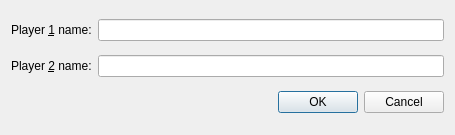
<?xml version="1.0" encoding="UTF-8"?>
<ui version="4.0">
 <class>ConfigurationDialog</class>
 <widget class="QDialog" name="ConfigurationDialog">
  <property name="geometry">
   <rect>
    <x>0</x>
    <y>0</y>
    <width>455</width>
    <height>135</height>
   </rect>
  </property>
  <property name="windowTitle">
   <string>Dialog</string>
  </property>
  <layout class="QGridLayout" name="gridLayout">
   <item row="0" column="0">
    <widget class="QLabel" name="label_P1">
     <property name="text">
      <string>Player &amp;1 name:</string>
     </property>
     <property name="buddy">
      <cstring>lineEdit_P1</cstring>
     </property>
    </widget>
   </item>
   <item row="0" column="1">
    <widget class="QLineEdit" name="lineEdit_P1"/>
   </item>
   <item row="1" column="0">
    <widget class="QLabel" name="label_P2">
     <property name="text">
      <string>Player &amp;2 name:</string>
     </property>
     <property name="buddy">
      <cstring>lineEdit_P2</cstring>
     </property>
    </widget>
   </item>
   <item row="1" column="1">
    <widget class="QLineEdit" name="lineEdit_P2"/>
   </item>
   <item row="2" column="0" colspan="2">
    <widget class="QDialogButtonBox" name="buttonBox">
     <property name="orientation">
      <enum>Qt::Horizontal</enum>
     </property>
     <property name="standardButtons">
      <set>QDialogButtonBox::Cancel|QDialogButtonBox::Ok</set>
     </property>
    </widget>
   </item>
  </layout>
 </widget>
 <tabstops>
  <tabstop>lineEdit_P1</tabstop>
  <tabstop>lineEdit_P2</tabstop>
 </tabstops>
 <resources/>
 <connections>
  <connection>
   <sender>buttonBox</sender>
   <signal>accepted()</signal>
   <receiver>ConfigurationDialog</receiver>
   <slot>accept()</slot>
   <hints>
    <hint type="sourcelabel">
     <x>227</x>
     <y>201</y>
    </hint>
    <hint type="destinationlabel">
     <x>157</x>
     <y>141</y>
    </hint>
   </hints>
  </connection>
  <connection>
   <sender>buttonBox</sender>
   <signal>rejected()</signal>
   <receiver>ConfigurationDialog</receiver>
   <slot>reject()</slot>
   <hints>
    <hint type="sourcelabel">
     <x>295</x>
     <y>201</y>
    </hint>
    <hint type="destinationlabel">
     <x>286</x>
     <y>141</y>
    </hint>
   </hints>
  </connection>
  <connection>
   <sender>lineEdit_P1</sender>
   <signal>textChanged(QString)</signal>
   <receiver>ConfigurationDialog</receiver>
   <slot>updateOKButtonState()</slot>
   <hints>
    <hint type="sourcelabel">
     <x>187</x>
     <y>56</y>
    </hint>
    <hint type="destinationlabel">
     <x>188</x>
     <y>86</y>
    </hint>
   </hints>
  </connection>
  <connection>
   <sender>lineEdit_P2</sender>
   <signal>textChanged(QString)</signal>
   <receiver>ConfigurationDialog</receiver>
   <slot>updateOKButtonState()</slot>
   <hints>
    <hint type="sourcelabel">
     <x>347</x>
     <y>143</y>
    </hint>
    <hint type="destinationlabel">
     <x>348</x>
     <y>155</y>
    </hint>
   </hints>
  </connection>
 </connections>
 <slots>
  <slot>updateOKButtonState()</slot>
 </slots>
</ui>
